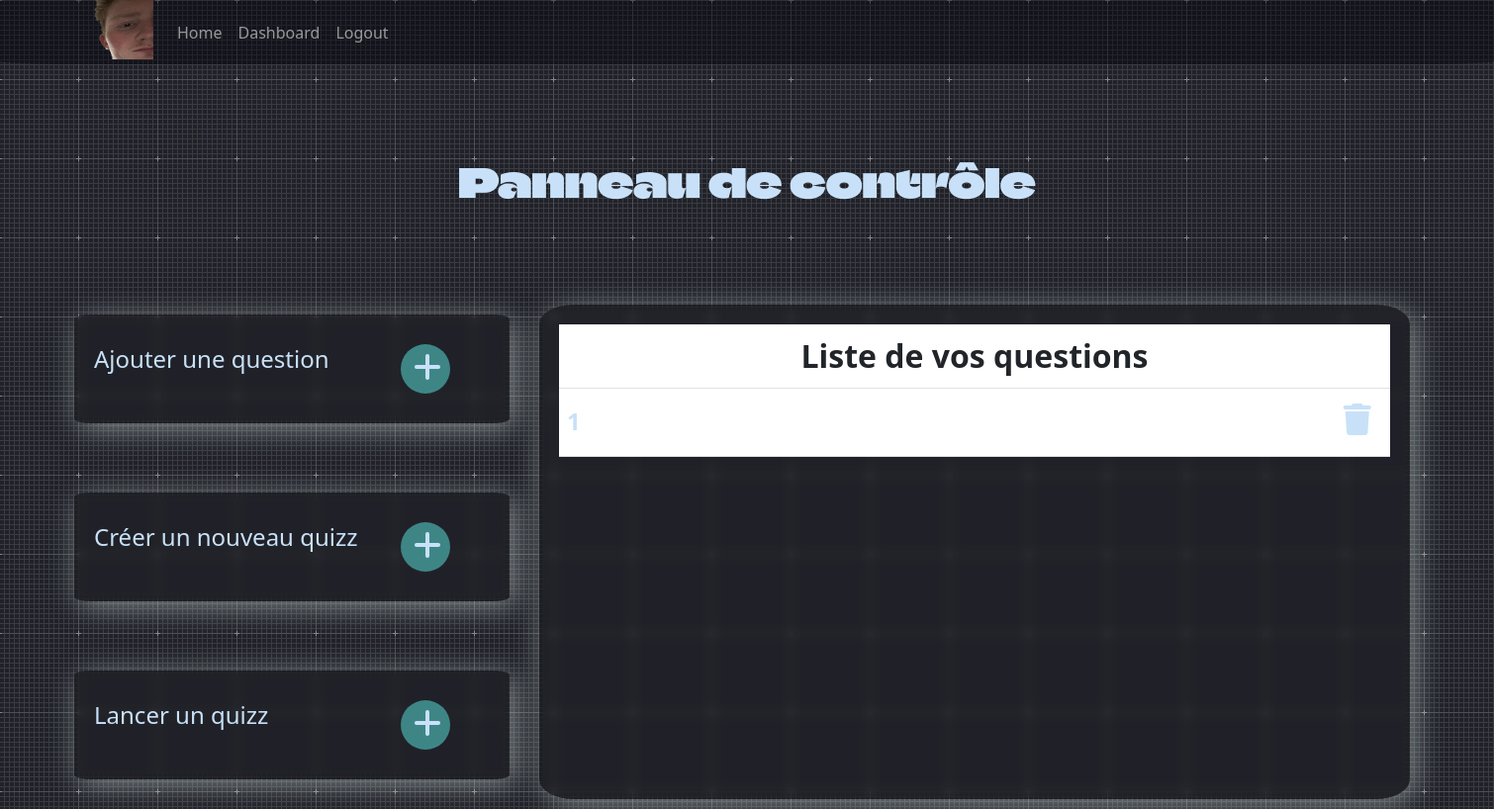
Page /dashboard/ (signed in) on the earlier database version.
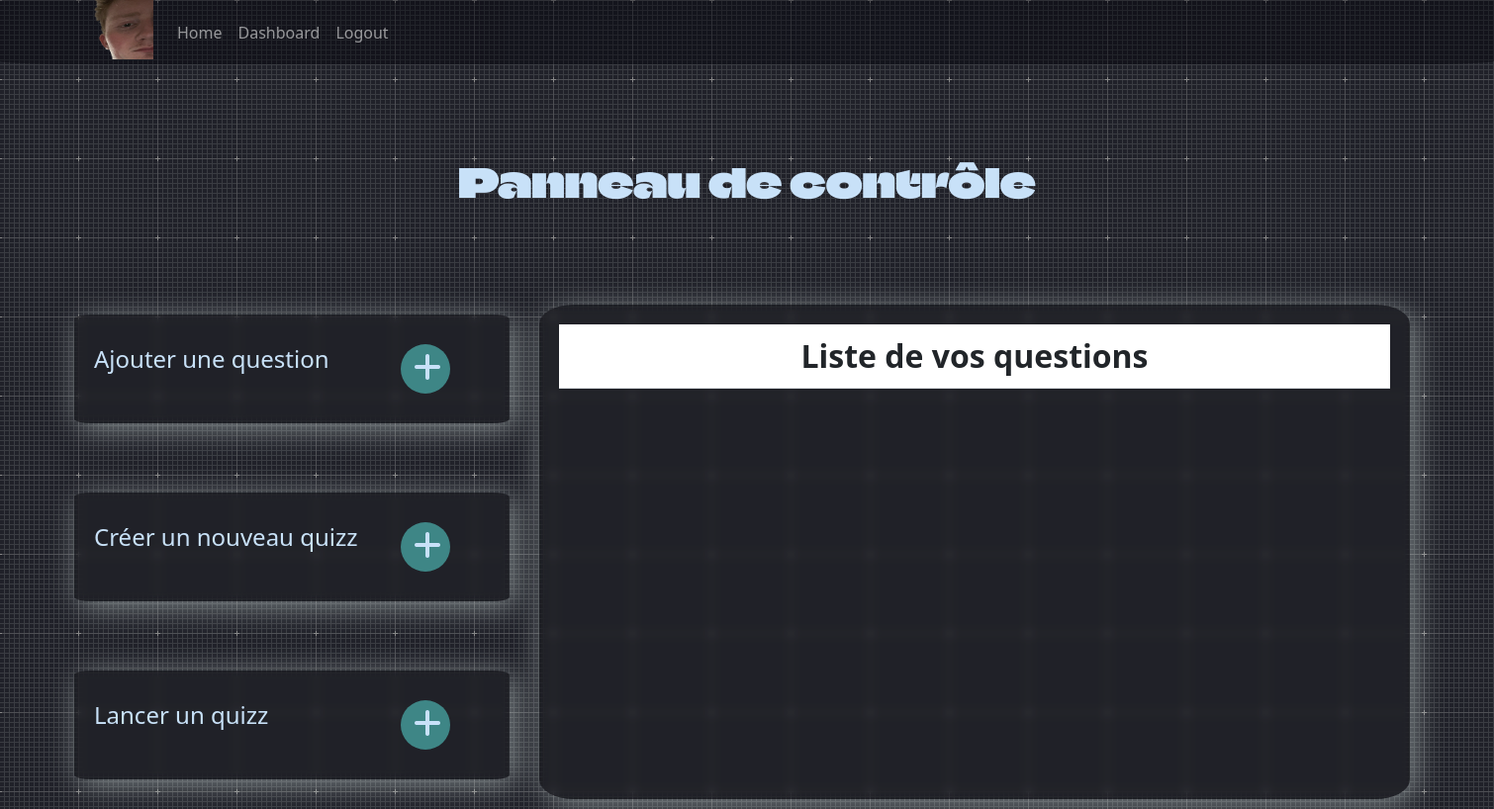
Same page on the later database version.
### administrateur/models.py (models this page shows)
class Question(models.Model):
    pseudo = models.CharField(max_length=255)
    enonce = models.CharField(max_length=255)
    reponse1 = models.CharField(max_length=255, default='null')
    reponse2 = models.CharField(max_length=255, default='null')
    reponse3 = models.CharField(max_length=255, default='null')
    reponse4 = models.CharField(max_length=255, default='null')
    reponseVrai = models.CharField(max_length=255, default='null') #Si qcm
    reponse = models.CharField(max_length=255, default='null') #Si pas qcm
    qcm = models.BooleanField(default=False)
    numero = models.IntegerField(default=0) #ne sert à rien d 'autre que la simplification du processus de suppression de questions

### administrateur/views.py (the view, shortened to what this page needs)
# urls.py: path('dashboard/', dashboard, name="dashboard"),
@login_required
def dashboard(request):
    print('ok')
    questions = Question.objects.all().filter(pseudo=str(request.user.username))
    for i in range(len(questions)):
        questions[i].numero = i
        questions[i].save()
    context = {
        "questions": questions
    }
    return render(request, "administrateur/dashboard.html", context)

### administrateur/templates/administrateur/dashboard.html (shortened to what this page needs)
{% load static %}
<!DOCTYPE html>
<html lang="fr">
<head>
    <link rel="stylesheet" href="{% static 'administrateur/css/dashboard.css' %}">
    <link href="https://cdn.jsdelivr.net/npm/bootstrap@5.3.0-alpha1/dist/css/bootstrap.min.css" rel="stylesheet">
</head>
<body>
    {% include 'OpenQuizz/navbarconnected.html' %}
    <div class="main">
    <div class="titleup">
        <h1 class="alltitre">Panneau de contrôle</h1>
    </div>
        <div class="all">
            <div class="gauche">
                <div class="ajouter_question">
                    <div class="texte1">
                    <p>Ajouter une question</p>
                    </div>
                    <div class="bouton1">
                        <div class="cercle1">
                            <div class="a">
                                <i class="fa-solid fa-plus"></i>
                            </div>
                        </div>
                    </div>
                </div>
                <div class="creer_quizz">
                    <div class="texte1">
                    <p>Créer un nouveau quizz</p>
                    </div>
                    <div class="bouton1">
                        <div class="cercle2">
                            <div class="a">
                                <i class="fa-solid fa-plus"></i>
                            </div>
                        </div>
                    </div>
                </div>
                <div class="lancer_quizz">
                    <div class="texte1">
                        <p>Lancer un quizz</p>
                    </div>
                    <div class="bouton3">
                        <div class="cercle3">
                            <div class="a">
                                <i class="fa-solid fa-plus"></i>
                            </div>
                        </div>
                        </div>
                    </div>
                </div>
            <div class="droite">
                <div class="tableau">
                    <table id="table3" class="table">
                        <tr>
                            <th class="titre">Liste de vos questions</th>
                        </tr>
                        {% for question in questions %}
                            <tr>
                                <th><div class="question" id="{{question.numero}}question">
                                    <div class="texteq">
                                        <p class="{{question.numero}}">{{question.enonce}}</p>
                                    </div>
                                    <div class="supp" id="{{question.numero}}">
                                        <div class="a">
                                            <i class="fa-solid fa-trash"></i>
                                        </div>
                                    </div>
                                </div>
                                </th>
                            </tr>
                        {% endfor %}
                    </table>
                </div>
            </div>
        </div>
    </div>
</body>
</html>

Differences in the rows shown:
removed Question: enonce "1"
